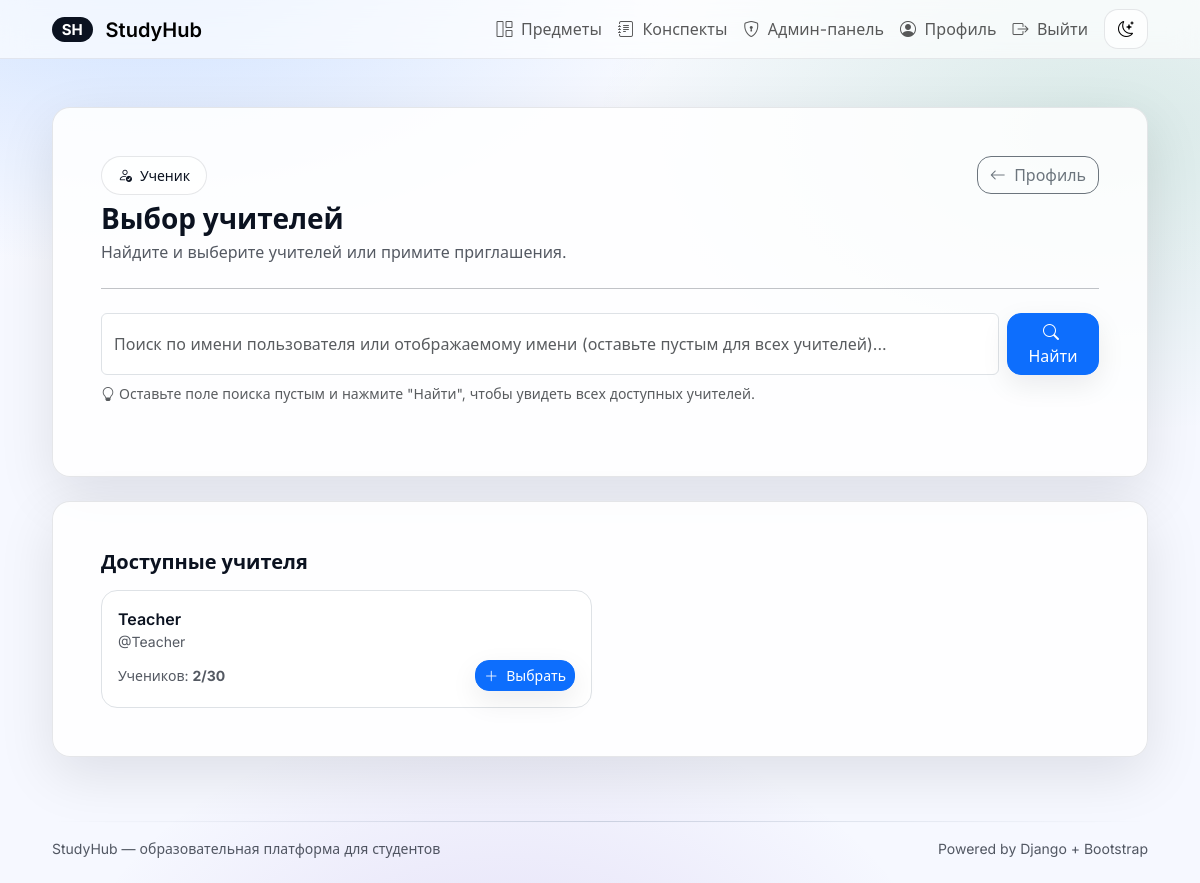
The app's page /student/select-teacher/ (signed in) with its own data.
### core/models.py (models this page shows, shortened)
class UserProfile(models.Model):
    ROLE_TEACHER = 'teacher'
    ROLE_STUDENT = 'student'
    ROLE_CHOICES = [
        (ROLE_TEACHER, 'Учитель'),
        (ROLE_STUDENT, 'Ученик'),
    ]
    user = models.OneToOneField(settings.AUTH_USER_MODEL, on_delete=models.CASCADE, related_name='profile')
    display_name = models.CharField(max_length=80, blank=True, verbose_name='Отображаемое имя')
    bio = models.TextField(blank=True, verbose_name='О себе')
    role = models.CharField(max_length=10, choices=ROLE_CHOICES, default=ROLE_STUDENT, verbose_name='Роль')
    avatar = models.ImageField(upload_to='avatars/', blank=True, null=True, verbose_name='Фото профиля')
    website = models.URLField(blank=True, null=True, max_length=200, verbose_name='Сайт')
    github = models.CharField(max_length=100, blank=True, null=True, verbose_name='GitHub')
    telegram = models.CharField(max_length=100, blank=True, null=True, verbose_name='Telegram')
    vk = models.CharField(max_length=100, blank=True, null=True, verbose_name='VK')
    class Meta:
        verbose_name = 'Профиль'
        verbose_name_plural = 'Профили'
    @property
    def is_student(self) -> bool:
        return self.role == self.ROLE_STUDENT

### core/views.py (the view, shortened to what this page needs)
# urls.py: path('student/select-teacher/', views.student_select_teacher, name='student_select_teacher'),
@login_required
def student_select_teacher(request: HttpRequest) -> HttpResponse:
    profile = get_object_or_404(UserProfile, user=request.user)
    if not profile.is_student:
        messages.error(request, 'Доступно только для учеников.')
        return redirect('profile')
    current_teachers = TeacherStudent.objects.filter(student=profile).select_related('teacher', 'teacher__user')
    current_teacher_ids = set(ts.teacher_id for ts in current_teachers)
    search_query = request.GET.get('search', '').strip()
    teachers = UserProfile.objects.filter(role=UserProfile.ROLE_TEACHER).select_related('user')
    if search_query:
        teachers = teachers.filter(
            user__username__icontains=search_query
        ) | teachers.filter(
            display_name__icontains=search_query
        )
    teachers = teachers.exclude(id__in=current_teacher_ids).order_by('user__username')
    teachers_with_count = []
    for teacher in teachers:
        student_count = TeacherStudent.objects.filter(teacher=teacher).count()
        teachers_with_count.append({
            'teacher': teacher,
            'student_count': student_count,
            'can_add': student_count < TeacherStudent.MAX_STUDENTS_PER_TEACHER,
        })
    return render(
        request,
        'core/student_select_teacher.html',
        {
            'profile': profile,
            'current_teachers': current_teachers,
            'teachers_with_count': teachers_with_count,
            'search_query': search_query,
        },
    )

### templates/core/student_select_teacher.html (shortened to what this page needs)
{% extends "base.html" %}
{% block content %}
  <div class="sh-glass sh-card p-4 p-lg-5 mb-4">
    <div class="d-flex flex-wrap justify-content-between align-items-start gap-3">
      <div>
        <div class="d-inline-flex align-items-center gap-2 mb-2">
          <span class="px-3 py-2 sh-chip small"><i class="bi bi-person-check me-1"></i> Ученик</span>
        </div>
        <h1 class="h3 fw-bold mb-1">Выбор учителей</h1>
        <div class="sh-muted">
          Найдите и выберите учителей или примите приглашения.
        </div>
      </div>
      <a class="btn btn-outline-secondary" href="{% url 'profile' %}">
        <i class="bi bi-arrow-left me-1"></i> Профиль
      </a>
    </div>
    <hr class="my-4" />
    <div class="mb-4">
      <form method="get" class="d-flex gap-2">
        <input
          type="text"
          name="search"
          class="form-control"
          placeholder="Поиск по имени пользователя или отображаемому имени (оставьте пустым для всех учителей)..."
          value="{{ search_query }}"
        />
        <button class="btn btn-primary" type="submit">
          <i class="bi bi-search me-1"></i> Найти
        </button>
      </form>
      <div class="form-text mt-2">
        <i class="bi bi-lightbulb me-1"></i>Оставьте поле поиска пустым и нажмите "Найти", чтобы увидеть всех доступных учителей.
      </div>
    </div>
  </div>
  <div class="sh-glass sh-card p-4 p-lg-5">
    <h2 class="h5 fw-semibold mb-3">
      {% if search_query %}
        Результаты поиска
      {% else %}
        Доступные учителя
      {% endif %}
    </h2>
    {% if teachers_with_count %}
      <div class="row g-3">
        {% for item in teachers_with_count %}
          <div class="col-12 col-md-6">
            <div class="p-3 rounded-4 border bg-white">
              <div class="d-flex justify-content-between align-items-start gap-2 mb-2">
                <div>
                  <div class="fw-semibold">{{ item.teacher.display_name|default:item.teacher.user.username }}</div>
                  <div class="small sh-muted">@{{ item.teacher.user.username }}</div>
                </div>
              </div>
              <div class="d-flex justify-content-between align-items-center">
                <div class="small sh-muted">
                  Учеников: <strong>{{ item.student_count }}/30</strong>
                </div>
                {% if item.can_add %}
                  <form method="post" class="d-inline">
                    <button type="submit" class="btn btn-sm btn-primary">
                      <i class="bi bi-plus-lg me-1"></i> Выбрать
                    </button>
                  </form>
                {% else %}
                  <span class="badge bg-secondary">Лимит достигнут</span>
                {% endif %}
              </div>
            </div>
          </div>
        {% endfor %}
      </div>
    {% endif %}
  </div>
{% endblock %}

### templates/base.html (style rules this page uses)
:root { --sh-radius: 18px; --sh-radius-sm: 14px; --sh-border: rgba(15, 23, 42, 0.10); --sh-shadow: 0 18px 55px rgba(2, 6, 23, 0.10); --sh-shadow-soft: 0 10px 28px rgba(2, 6, 23, 0.08); --sh-text: #0b1220; --sh-muted: rgba(11, 18, 32, 0.70); --sh-bg: #f6f8ff; --sh-surface: rgba(255, 255, 255, 0.86); --sh-surface-2: rgba(255, 255, 255, 0.72); }
body { font-family: Inter, system-ui, -apple-system, Segoe UI, Roboto, Arial, sans-serif; color: var(--sh-text); background: radial-gradient(920px 520px at 12% -5%, rgba(13, 110, 253, 0.18), transparent 60%), radial-gradient(880px 520px at 92% 15%, rgba(25, 135, 84, 0.14), transparent 58%), radial-gradient(760px 520px at 42% 115%, rgba(111, 66, 193, 0.14), transparent 58%), linear-gradient(180deg, rgba(255, 255, 255, 0.30), transparent 40%), var(--sh-bg); }
.sh-glass { background: var(--sh-surface); border: 1px solid var(--sh-border); box-shadow: var(--sh-shadow); }
.sh-card { border-radius: var(--sh-radius); }
.sh-muted { color: var(--sh-muted); }
.btn { border-radius: 14px; box-shadow: 0 10px 28px rgba(2, 6, 23, 0.08); }
.btn-outline-secondary, .btn-outline-primary { box-shadow: none; }
.sh-chip { border: 1px solid var(--sh-border); background: var(--sh-surface-2); border-radius: 999px; }

### records on screen
UserProfile: teacher.display_name "Teacher", teacher.user.username "Teacher", student_count "2"
